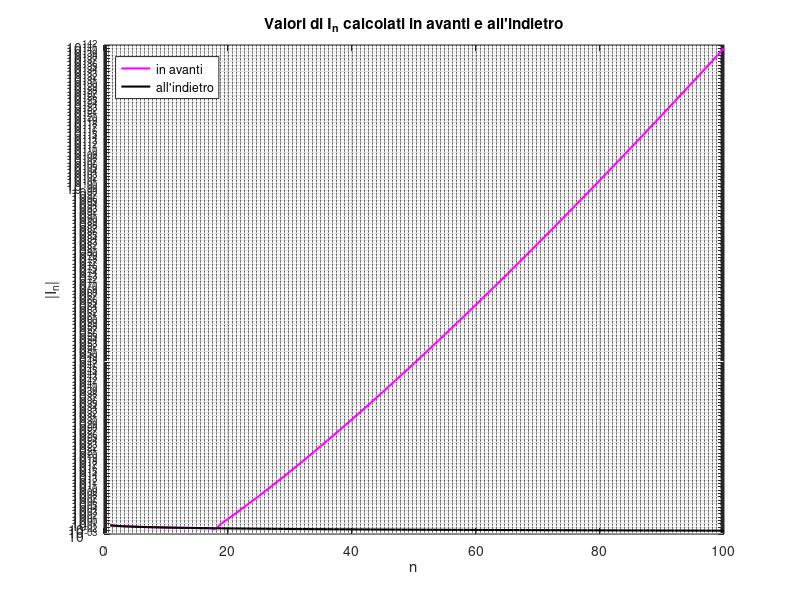

Write the MATLAB code that produced this figure.
% ==========================================
% ESERCIZIO: Successione ricorrente I_n = e^(-1) * int_0^1 x^n e^x dx
% ==========================================

clear; clc;  % Pulisco workspace e command window

% --- Parametri di input ---
N = 100;  % Numero di termini da calcolare (I_1, ..., I_100)
M = 200;  % Indice di partenza della successione all'indietro (I_200 = 0)

% --- Punto a: successione in avanti ---
% Inizializzo le variabili
s = zeros(1, N);   % Preallocazione del vettore della successione in avanti
s(1) = exp(-1);    % I_1 = 1 - 1*I_0 = 1 - (1 - e^-1) = e^-1

for n = 1:N-1
    % 1. Calcolo il termine successivo con I_(n+1) = 1 - (n+1) * I_n
    s(n+1) = 1 - (n+1) * s(n);
end

% --- Punto b: successione all'indietro ---
% Inizializzo le variabili
t = zeros(1, M);  % Preallocazione: così t(M) = I_200 = 0 è già impostato

for n = M:-1:2
    % 1. Calcolo il termine precedente con I_(n-1) = (1 - I_n) / n
    t(n-1) = (1 - t(n)) / n;
end

% --- Stampa dei risultati ---
% Confronto le due successioni sui primi 25 termini
fprintf('%5s %22s %22s %12s \n', 'n', 's(n) in avanti', 't(n) all''indietro', '|s - t|');
fprintf('%5d %22.10e %22.10e %12.2e \n', [1:25; s(1:25); t(1:25); abs(s(1:25) - t(1:25))]);

% Controllo: t(1) deve essere esattamente I_1 = e^(-1)
fprintf('\nErrore su I_1 all''indietro: |t(1) - exp(-1)| = %.2e \n', abs(t(1) - exp(-1)));

% --- Grafico semilogaritmico ---
figure;
% 1. Disegno i valori della successione in avanti (in valore assoluto: può essere negativa)
semilogy(1:N, abs(s), 'm-', 'LineWidth', 1.5);
hold on;  % Mantengo la figura per aggiungere la seconda curva

% 2. Disegno i valori della successione all'indietro (solo i primi N termini)
semilogy(1:N, abs(t(1:N)), 'k-', 'LineWidth', 1.5);
hold off;

% 3. Aggiungo titolo, etichette, legenda e griglia
title('Valori di I_n calcolati in avanti e all''indietro');
xlabel('n');
ylabel('|I_n|');
legend('in avanti', 'all''indietro', 'Location', 'northwest');
grid on;


% --- Salvataggio del grafico per il README ---
if ~exist('img', 'dir'), mkdir('img'); end                         % Creo la cartella img se non esiste
exportgraphics(gcf, 'img/succricorrente.png', 'Resolution', 150);  % Salvo la figura corrente in PNG
